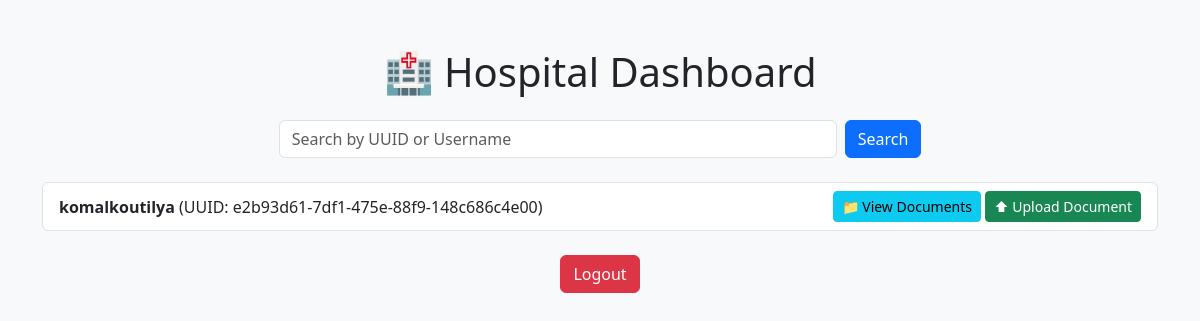
/dashboard/hospital/ (signed in), run on the app's committed database.
### mediconnect/models.py (models this page shows, shortened)
class User(AbstractUser):
    ROLE_CHOICES = (
        ("user", "User"),
        ("doctor", "Doctor"),
        ("hospital", "Hospital"),
    )
    unique_id = models.UUIDField(
        default=uuid.uuid4, editable=False, unique=True
    )  # Unique ID for each user
    role = models.CharField(max_length=10, choices=ROLE_CHOICES)
    hospital = models.ForeignKey(
        "User",  # Change "Hospital" to "User"
        on_delete=models.SET_NULL,
        null=True,
        blank=True,
        limit_choices_to={"role": "hospital"},  # Only allow hospital users
    )

### mediconnect/views.py (the view)
# urls.py: path("dashboard/hospital/", hospital_dashboard, name="hospital_dashboard"),
@login_required
def hospital_dashboard(request):
    if request.user.role != "hospital":
        return redirect("dashboard_redirect")  # Prevent unauthorized access
    search_query = request.GET.get("search", "")
    users = User.objects.filter(role="user")  # Fetch only patients
    if search_query:
        users = users.filter(unique_id__icontains=search_query) | users.filter(
            username__icontains=search_query
        )
    return render(request, "mediconnect/hospital_dashboard.html", {"users": users})

### mediconnect/templates/mediconnect/hospital_dashboard.html (shortened to what this page needs)
<!DOCTYPE html>
<html lang="en">
  <head>
    <link
      href="https://cdn.jsdelivr.net/npm/bootstrap@5.3.2/dist/css/bootstrap.min.css"
      rel="stylesheet"
    />
  </head>
  <body class="bg-light">
    <div class="container mt-5">
      <h1 class="text-center mb-4">🏥 Hospital Dashboard</h1>
      <form method="GET" class="d-flex justify-content-center mb-4">
        <input
          type="text"
          name="search"
          class="form-control w-50"
          placeholder="Search by UUID or Username"
          value="{{ request.GET.search }}"
        />
        <button type="submit" class="btn btn-primary ms-2">Search</button>
      </form>
      {% if users %}
      <ul class="list-group">
        {% for user in users %}
        <li
          class="list-group-item d-flex justify-content-between align-items-center"
        >
          <div>
            <strong>{{ user.username }}</strong> (UUID: {{ user.unique_id }})
          </div>
          <div>
            <a
              href="{% url 'user_documents' user.unique_id %}"
              class="btn btn-info btn-sm"
              >📁 View Documents</a
            >
            <a
              href="{% url 'upload_document' user.unique_id %}"
              class="btn btn-success btn-sm"
              >⬆ Upload Document</a
            >
          </div>
        </li>
        {% endfor %}
      </ul>
      {% else %}
      <p class="text-center text-muted">No users found.</p>
      {% endif %}
      <div class="text-center mt-4">
        <a href="{% url 'logout' %}" class="btn btn-danger">Logout</a>
      </div>
    </div>
  </body>
</html>

### data on the page
User: username "komalkoutilya", unique_id "e2b93d61-7df1-475e-88f9-148c686c4e00"
